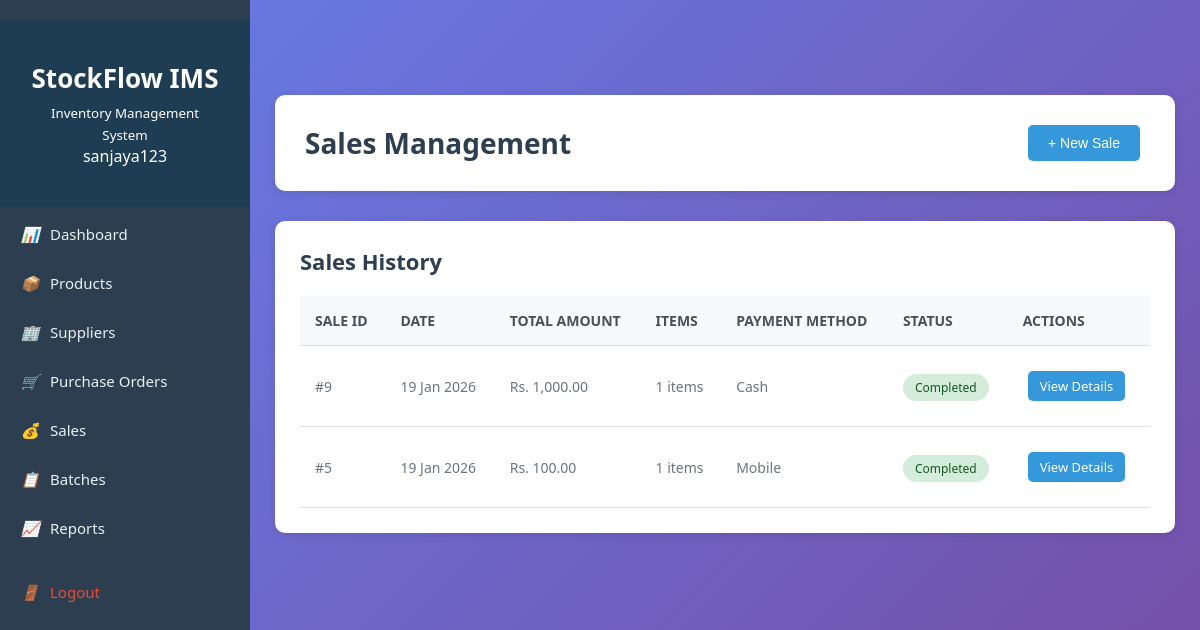
The page /sales/sales.php (signed in) on the database its author committed.
### tables this page shows
CREATE TABLE `sale` (
  `sale_id` int(11) NOT NULL,
  `sale_date` date NOT NULL,
  `total_amount` decimal(10,2) NOT NULL,
  `payment` varchar(30) NOT NULL,
  `status` varchar(20) NOT NULL
);

### config/db_config.php (called while the page is built, shortened)
<?php
function formatCurrency($amount) {
    return 'Rs. ' . number_format($amount, 2);
}
function formatDate($date) {
    return date('d M Y', strtotime($date));
}

### sales/sales.php (the view, shortened to what this page needs)
<?php
require "../config/db_config.php";
$conn = getDBConnection();
$salesQuery = "SELECT s.*, COUNT(si.sale_item_id) as item_count
               FROM sale s
               LEFT JOIN sale_item si ON s.sale_id = si.sale_id
               GROUP BY s.sale_id
               ORDER BY s.sale_date DESC";
$sales = $conn->query($salesQuery);
?>
<!DOCTYPE html>
<html lang="en">
<head>
    <link rel="stylesheet" href="../assets/style.css">
</head>
<body>
    <?php include '../includes/sidebar.php'; ?>
    <div class="main-content">
        <div class="header">
            <h1>Sales Management</h1>
            <div class="header-actions">
                <button class="btn btn-primary" onclick="openModal()">+ New Sale</button>
            </div>
        </div>
        <div class="table-container">
            <div class="table-header">
                <h2>Sales History</h2>
            </div>
            <?php if ($sales && $sales->num_rows > 0): ?>
            <table>
                <thead>
                    <tr>
                        <th>Sale ID</th>
                        <th>Date</th>
                        <th>Total Amount</th>
                        <th>Items</th>
                        <th>Payment Method</th>
                        <th>Status</th>
                        <th>Actions</th>
                    </tr>
                </thead>
                <tbody>
                    <?php while ($sale = $sales->fetch_assoc()): ?>
                    <tr>
                        <td>#<?php echo $sale['sale_id']; ?></td>
                        <td><?php echo formatDate($sale['sale_date']); ?></td>
                        <td><?php echo formatCurrency($sale['total_amount']); ?></td>
                        <td><?php echo $sale['item_count']; ?> items</td>
                        <td><?php echo ucfirst($sale['payment']); ?></td>
                        <td>
                            <span class="badge badge-<?php echo $sale['status'] == 'completed' ? 'success' : 'warning'; ?>">
                                <?php echo ucfirst($sale['status']); ?>
                            </span>
                        </td>
                        <td>
                            <a href="sale_details.php?id=<?php echo $sale['sale_id']; ?>"
                               class="btn btn-primary btn-sm">View Details</a>
                        </td>
                    </tr>
                    <?php endwhile; ?>
                </tbody>
            </table>
            <?php else: ?>
            <p style="text-align: center; color: #6c757d; padding: 20px;">No sales recorded yet.</p>
            <?php endif; ?>
        </div>
    </div>
</body>
</html>

### assets/style.css (style rules this page uses)
:root { --login-primary: #2c3e50; --login-secondary: #3498db; }
body { font-family: Arial, sans-serif; background-color: #f1f1f1; text-align: center; padding-top: 50px; }
button, .btn { padding: 10px 20px; margin: 10px 5px; background-color: #4CAF50; border: none; color: white; border-radius: 5px; cursor: pointer; text-decoration: none; }
* { margin: 0; padding: 0; box-sizing: border-box; }
body { font-family: 'Segoe UI', Tahoma, Geneva, Verdana, sans-serif; background: linear-gradient(135deg, #667eea 0%, #764ba2 100%); min-height: 100vh; color: #333; }
.main-content { margin-left: 250px; padding: 25px; min-height: 100vh; padding-top: 45px; }
.header { background: white; padding: 20px 30px; border-radius: 10px; box-shadow: 0 2px 10px rgba(0, 0, 0, 0.1); margin-bottom: 30px; display: flex; justify-content: space-between; align-items: center; }
.header h1 { color: #2c3e50; font-size: 28px; }
.header-actions { display: flex; gap: 15px; align-items: center; }
.table-container { background: white; padding: 25px; border-radius: 10px; box-shadow: 0 2px 10px rgba(0, 0, 0, 0.1); overflow-x: auto; }
.table-header { display: flex; justify-content: space-between; align-items: center; margin-bottom: 20px; }
.table-header h2 { color: #2c3e50; font-size: 22px; }
table { width: 100%; border-collapse: collapse; }
thead { background: #f8f9fa; }
th, td { padding: 15px; text-align: left; border-bottom: 1px solid #dee2e6; }
th { font-weight: 600; color: #495057; font-size: 14px; text-transform: uppercase; }
td { color: #6c757d; font-size: 14px; }
.btn { padding: 10px 20px; border: none; border-radius: 5px; cursor: pointer; font-size: 14px; font-weight: 500; text-decoration: none; display: inline-block; transition: all 0.3s; }
.btn-primary { background: #3498db; color: white; }
.btn-sm { padding: 6px 12px; font-size: 13px; }
.badge { padding: 5px 12px; border-radius: 15px; font-size: 12px; font-weight: 500; }
.badge-success { background: #d4edda; color: #155724; }

### rows shown on the page
sale: sale_id "9", sale_date "19 Jan 2026", total_amount "Rs. 1,000.00", item_count "1", payment "Cash", status "Completed"
sale: sale_id "5", sale_date "19 Jan 2026", total_amount "Rs. 100.00", item_count "1", payment "Mobile", status "Completed"

### other values the page prints
$_SESSION['username'] "sanjaya123"
